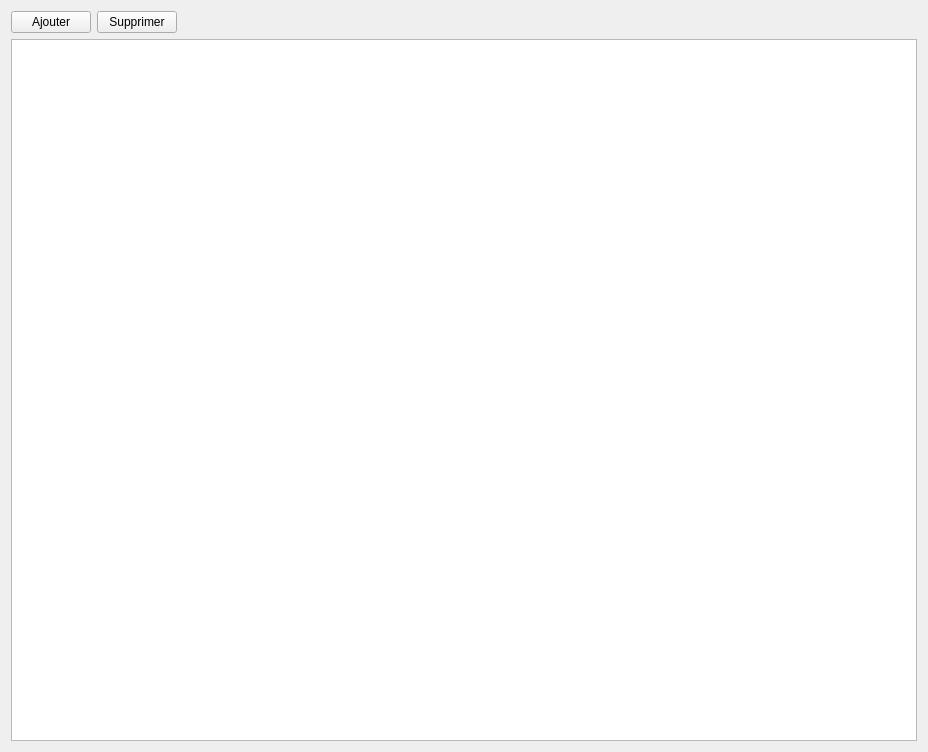
<?xml version="1.0" encoding="UTF-8"?>
<ui version="4.0">
 <class>PaneFbaCenters</class>
 <widget class="QWidget" name="PaneFbaCenters">
  <property name="geometry">
   <rect>
    <x>0</x>
    <y>0</y>
    <width>928</width>
    <height>752</height>
   </rect>
  </property>
  <property name="windowTitle">
   <string>Centre d'expédition Amazon FBA</string>
  </property>
  <layout class="QVBoxLayout" name="verticalLayout">
   <item>
    <layout class="QHBoxLayout" name="horizontalLayout">
     <item>
      <widget class="QPushButton" name="buttonAddCenter">
       <property name="text">
        <string>Ajouter</string>
       </property>
      </widget>
     </item>
     <item>
      <widget class="QPushButton" name="buttonRemoveSelCenter">
       <property name="text">
        <string>Supprimer</string>
       </property>
      </widget>
     </item>
     <item>
      <spacer name="horizontalSpacer">
       <property name="orientation">
        <enum>Qt::Horizontal</enum>
       </property>
       <property name="sizeHint" stdset="0">
        <size>
         <width>40</width>
         <height>20</height>
        </size>
       </property>
      </spacer>
     </item>
    </layout>
   </item>
   <item>
    <widget class="QTreeView" name="treeViewCenters">
     <property name="selectionMode">
      <enum>QAbstractItemView::MultiSelection</enum>
     </property>
    </widget>
   </item>
  </layout>
 </widget>
 <resources/>
 <connections/>
</ui>
